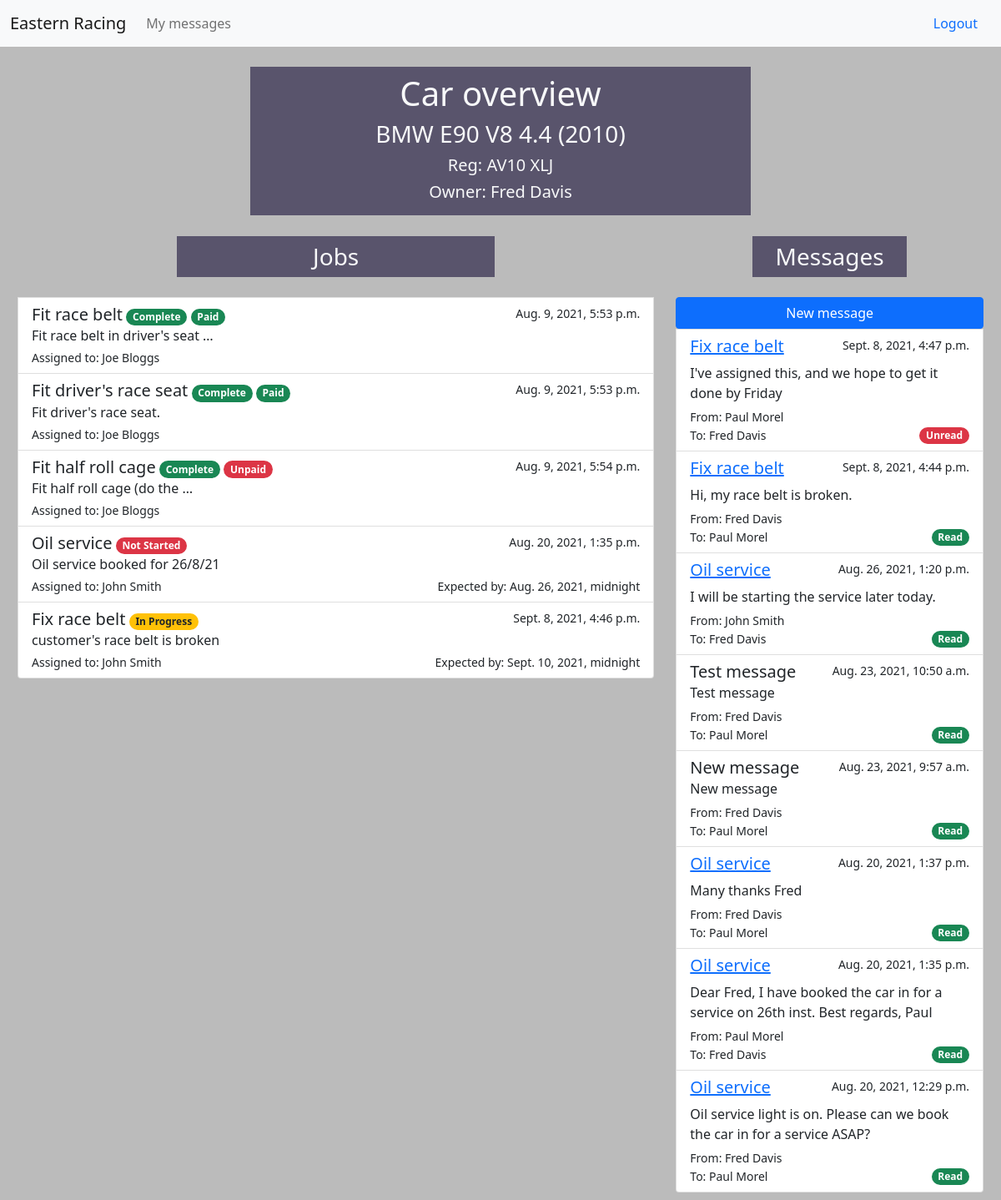
Page /car/1/ (signed in) on the earlier database version.
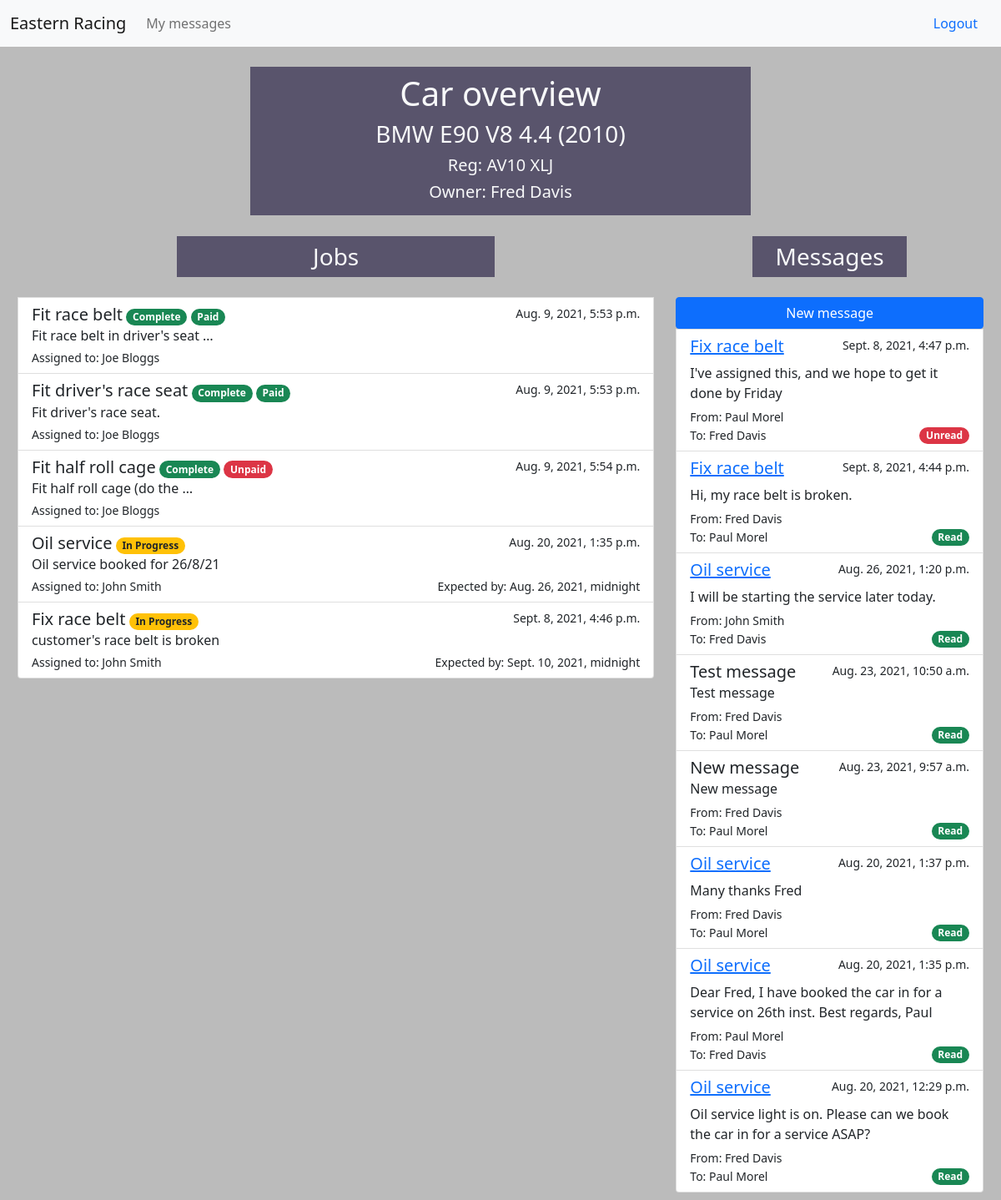
Same page on the later database version.
### cars/models.py (models this page shows)
class Job(models.Model):
    title = models.CharField(max_length=300)
    description = models.TextField()
    car = models.ForeignKey(Car, on_delete=models.PROTECT)
    employee = models.ForeignKey(Employee, on_delete=models.PROTECT, related_name='assigned_job')
    manager = models.ForeignKey(Manager, on_delete=models.PROTECT, related_name='supervised_job')
    in_progress = models.BooleanField(default=False)
    complete = models.BooleanField(default=False)
    paid = models.BooleanField(default=False)
    estimated_time = models.DurationField(default=timedelta())
    created = models.DateTimeField(auto_now_add=True)
    updated = models.DateTimeField(auto_now=True)
    expected_complete = models.DateTimeField(blank=True)
    invoiced = models.BooleanField(default=False)
    def __str__(self):
        return self.title

### accounts/models.py (models this page shows)
class Employee(models.Model):
    user = models.OneToOneField(User, on_delete=models.CASCADE)
    hourly_rate = models.DecimalField(max_digits=10, decimal_places=2)
    def __str__(self):
        return f"{self.user.first_name} {self.user.last_name}"

class User(AbstractUser):
    pass
    def __str__(self):
        return f"{self.first_name} {self.last_name}"

### cars/views.py (the view, shortened to what this page needs)
# urls.py: path('car/<str:pk>/', views.car_overview, name='car-overview'),
@login_required
def car_overview(request, pk):
    context = {}
    car = get_object_or_404(Car, id=pk)
    context['car'] = car
    context['jobs'] = car.job_set.all()
    if request.session['role'] == 'Customer':
        context['message_form'] = MessageForm(initial={'car': car, 'sender': request.user, 'recipient': Manager.objects.get(id=1).user})
        if request.user != car.owner.user:
            return redirect('cars:home')
    elif request.session['role'] == 'Manager':
        context['job_form'] = JobForm(initial={'car': car, 'manager': request.user.manager})
        context['message_form'] = MessageForm(initial={'car': car, 'sender': request.user, 'recipient': car.owner.user})
    elif request.session['role'] == 'Employee':
        context['message_form'] = MessageForm(initial={'car': car, 'sender': request.user, 'recipient': car.owner.user})
    context['message_list'] = car.message_set.all().order_by('-created')
    return render(request, 'cars/car_overview.html', context)

### accounts/models.py (called while the page is built)
    def __str__(self):
        return f"{self.user.first_name} {self.user.last_name}"

### car_mgmt/context_processors.py (called while the page is built)
def report_form(request):
    report_form = MessageForm(initial={'sender': request.user, 'recipient': Manager.objects.get(id=1).user})
    return {'report_form': report_form}

def login_form(request):
    login_form = AuthenticationForm()
    return {'login_form': login_form}

### cars/templates/cars/car_overview.html (shortened to what this page needs)
{% extends 'cars/base.html' %}
{% load crispy_forms_tags %}
{% block content %}
<div class="col-md-6 mx-auto text-center p-2 bg-cars text-light mt-4">
  <h1>Car overview</h1>
  <h3>{{ car.model_name }} ({{ car.year }})</h3>
  <h5>Reg: {{ car.reg }}</h5>
  <h5>Owner: {{ car.owner }}<h5>
</div>
<div class="row m-2">
  <div class="list-group col-xs-12 col-md-8 mt-3 car_specifics">
    <h3 class="col-md-6 mx-auto text-center p-2 bg-cars text-light mb-4">Jobs</h3>
    {% for job in car.job_set.all %}
    <a href="{% url 'cars:job-details' job.id %}" class="list-group-item list-group-item-action">
      <div class="d-flex w-100 justify-content-between">
        <div>
          <h5 class="mb-1 d-inline">{{ job.title }}</h5>
          {% if job.complete %}
          <span class="badge rounded-pill bg-success">Complete</span>
          {% if job.paid %}
          <span class="badge rounded-pill bg-success">Paid</span>
          {% else %}
          <span class="badge rounded-pill bg-danger">Unpaid</span>
          {% endif %}
          {% elif job.in_progress %}
          <span class="badge rounded-pill bg-warning text-dark">In Progress</span>
          {% else %}
          <span class="badge rounded-pill bg-danger">Not Started</span>
          {% endif %}
        </div>
        <small>{{ job.created }}</small>
      </div>
      <p class="mb-1">{{ job.description|truncatewords:6 }}</p>
      <div class="d-flex w-100 justify-content-between">
        <small>Assigned to: {{ job.employee }}</small>
        {% if not job.complete %}
          <small>Expected by: {{ job.expected_complete }}</small>
        {% endif %}
      </div>
    </a>
    {% endfor %}
  </div>
  <div class="list-group col-xs-12 col-md-4 mt-3 car_specifics">
    <h3 class="col-md-6 mx-auto text-center p-2 bg-cars text-light mb-4">Messages</h3>
    <a type="button" class="btn btn-primary" data-bs-toggle="modal" data-bs-target="#messageModal">
      New message
    </a>
    {% for message in message_list %}
    <div class="list-group-item list-group-item-action">
      <div class="d-flex w-100 justify-content-between">
        <div>
          {% if message.job %}
          <h5><a href="{% url 'cars:job-details' message.job.id %}" class="mb-1 d-inline">{{ message.job }}</a></h5>
          {% else %}
          <h5 class="mb-1 d-inline">{{ message.subject }}</h5>
          {% endif %}
        </div>
        <small>{{ message.created }}</small>
      </div>
      <p class="mb-1">{{ message.body }}</p>
      <small>From: {{ message.sender }}</small>
      <div class="d-flex w-100 justify-content-between align-items-center">
        <small>To: {{ message.recipient }}</small>
        {% if message.unread %}
        <span class="badge rounded-pill bg-danger">Unread</span>
        {% else %}
        <span class="badge rounded-pill bg-success">Read</span>
        {% endif %}
      </div>
    </div>
    {% endfor %}
  </div>
</div>
{% endblock content %}

Differences in the rows shown:
changed Job "Oil service": in_progress "Not Started" → "In Progress"
